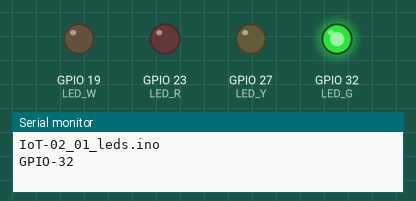
The sketch below on a simulated ESP32. Shown: output pins drawn as LEDs (lit = HIGH), the last lines printed to the serial monitor.

Above: at 0.2 s.
At 1.2 s:
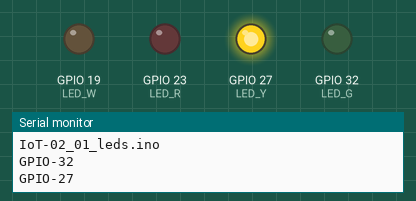
At 2.2 s:
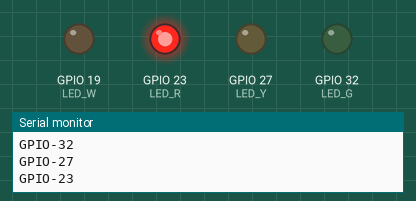
At 3.2 s:
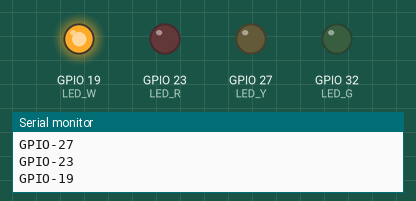
At 4.7 s:
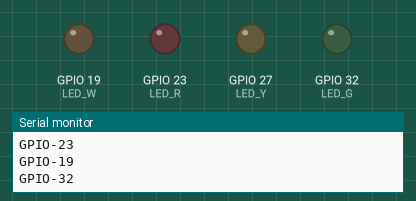
Timing chart, 0 to 5.2 s (numbered marks = the images above):
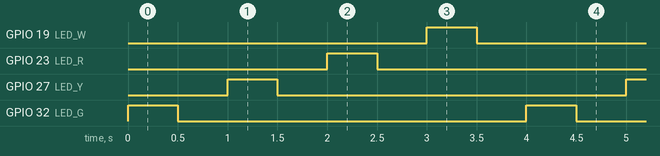

The sketch:

IoT-02_01_leds.ino
```cpp
#define LED_W 19
#define LED_R 23
#define LED_Y 27
#define LED_G 32

void setup() {
  pinMode(LED_G, OUTPUT);
  pinMode(LED_Y, OUTPUT);
  pinMode(LED_R, OUTPUT);
  pinMode(LED_W, OUTPUT);

  Serial.begin(115200);
  Serial.println(__FILE__);
}

void loop() {
  int nLeds[] = {LED_G, LED_Y, LED_R, LED_W};
  static int nCmpt = 0;

  Serial.println("GPIO-"+String(nLeds[nCmpt]));
  digitalWrite(nLeds[nCmpt], HIGH);
  delay(500);
  digitalWrite(nLeds[nCmpt], LOW);
  delay(500);
  nCmpt = (nCmpt < 3) ? nCmpt+1 : 0;
}
```

Measured:
- by itself, GPIO 19 (LED_W), GPIO 23 (LED_R), GPIO 27 (LED_Y), GPIO 32 (LED_G): alternates HIGH for 0.50 s and LOW for 3.5 s
- by itself, everything shown: repeats every 4.0 s, in 8 steps
